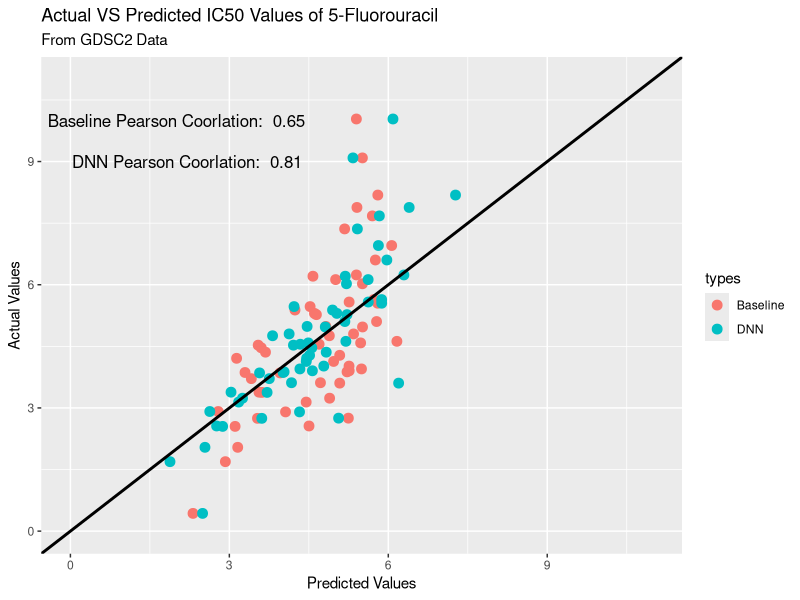
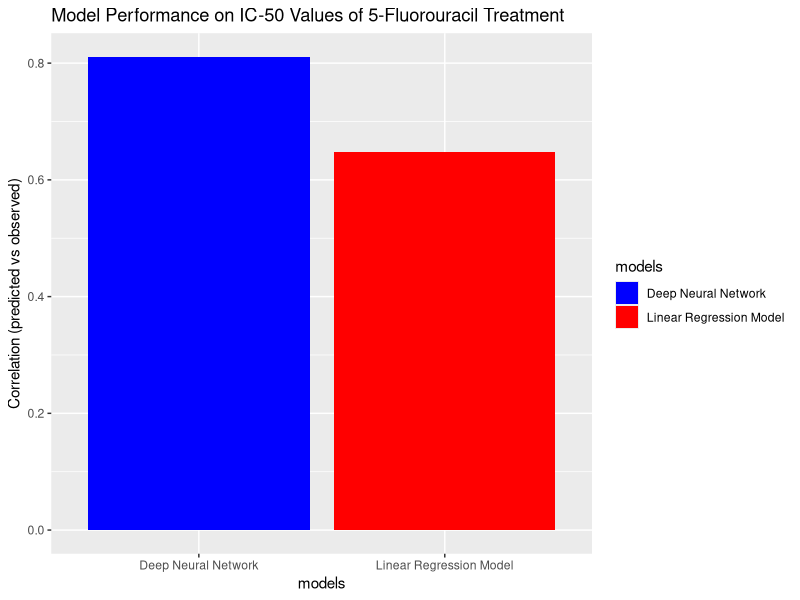

R code for these plots, in order:
library(ggplot2)


baseline_predictions <- read.csv("./predictions/linres/2023_10_1_15_37_13.csv")
dnn_predictions <- read.csv("./predictions/dnn/gene_predict_IC50_2023_10_17_19_34_05.csv")

baseline_cor <- cor(baseline_predictions$predictions, baseline_predictions$actual)
dnn_cor <- cor(dnn_predictions$predictions, dnn_predictions$actual)

prediction_types = c(rep("Baseline", nrow(baseline_predictions)) , rep("DNN", nrow(dnn_predictions)))

prediction_df <- data.frame(predictions = c(baseline_predictions$predictions, dnn_predictions$predictions), 
                                            actual = dnn_predictions$actual,
                                            types = prediction_types)

ggplot(prediction_df, aes(x = predictions, y=actual)) +
  xlim(0,11) + ylim(0,11)+
  geom_point(aes(col = types), size = 3)+
  geom_abline(slope = 1, intercept= 0, color = "black", linewidth = 1)+
  annotate('text', x = 2, y = 10, label = paste("Baseline Pearson Coorlation: ", round(baseline_cor,2)), size = 4.3)+
  annotate('text', x = 2.2, y = 9, label = paste("DNN Pearson Coorlation: ", round(dnn_cor,2)), size = 4.3)+
  labs(x = "Predicted Values", y = 'Actual Values', title = "Actual VS Predicted IC50 Values of 5-Fluorouracil", subtitle = "From GDSC2 Data")
  

#bar plot
################################################################################################################################
cor_results = data.frame(models = c("Linear Regression Model", 'Deep Neural Network'),correlations  = c(baseline_cor, dnn_cor))


bar_plot <- ggplot(cor_results, aes(x = models, y = correlations, fill = models )) +
  geom_bar(stat = 'identity') + 
  ylab("Correlation (predicted vs observed)") +
  ggtitle("Model Performance on IC-50 Values of 5-Fluorouracil Treatment")+
  scale_fill_manual(values = c("Linear Regression Model" = "red", 'Deep Neural Network' = "blue"))
print(bar_plot)
